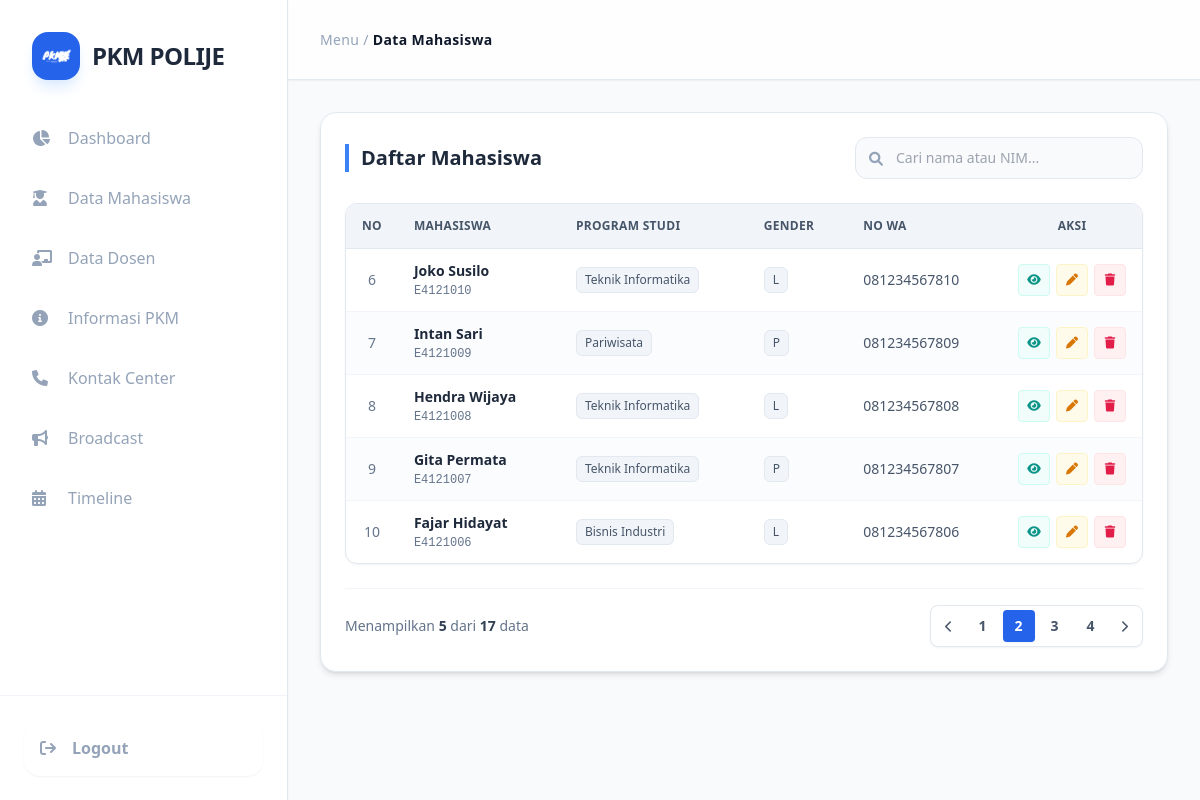
/admin_panel/data_mahasiswa.php?halaman=2 (signed in), run on the app's committed database.
### tables this page shows
CREATE TABLE `user_mahasiswa` (
  `id` int NOT NULL,
  `nama_lengkap` varchar(100) NOT NULL,
  `nim` varchar(20) NOT NULL,
  `email_polije` varchar(100) NOT NULL,
  `no_whatsapp` varchar(20) NOT NULL,
  `gender` enum('L','P') NOT NULL,
  `jurusan` enum('PP','TP','PETERNAKAN','MNA','TI','BKP','KESEHATAN','TEKNIK','BISNIS') NOT NULL,
  `program_studi` varchar(100) NOT NULL,
  `angkatan` year NOT NULL,
  `password` varchar(255) NOT NULL,
  `khs_image` varchar(255) DEFAULT NULL,
  `created_at` timestamp NULL DEFAULT CURRENT_TIMESTAMP
);

### admin_panel/data_mahasiswa.php (the view, shortened to what this page needs)
<?php
include '../koneksi/koneksi.php';
$batas = 5;
$halaman = isset($_GET['halaman']) ? (int)$_GET['halaman'] : 1;
$halaman_awal = ($halaman > 1) ? ($halaman * $batas) - $batas : 0;
try {
    $query_total = $pdo->query("SELECT COUNT(*) FROM user_mahasiswa");
    $total_data = $query_total->fetchColumn();
    $total_halaman = ceil($total_data / $batas);
    $query = "SELECT * FROM user_mahasiswa ORDER BY id DESC LIMIT :start, :limit";
    $stmt = $pdo->prepare($query);
    $stmt->bindValue(':start', (int) $halaman_awal, PDO::PARAM_INT);
    $stmt->bindValue(':limit', (int) $batas, PDO::PARAM_INT);
    $stmt->execute();
    $mahasiswa_list = $stmt->fetchAll();
    $prev = $halaman - 1;
    $next = $halaman + 1;
} catch (PDOException $e) {
    die("Gagal mengambil data: " . $e->getMessage());
}
?>
<!DOCTYPE html>
<html lang="en">
<head>
    <script src="https://cdn.tailwindcss.com"></script>
    <link href="https://cdnjs.cloudflare.com/ajax/libs/font-awesome/6.0.0/css/all.min.css" rel="stylesheet">
</head>
<body class="bg-slate-50 font-sans text-slate-700 overflow-hidden">
    <div class="flex h-screen w-full">
        <aside class="w-72 bg-white border-r border-slate-200 flex flex-col flex-shrink-0 z-40 shadow-sm">
            <div class="p-8">
                <div class="flex items-center gap-3 group cursor-pointer">
                    <div class="w-12 h-12 bg-blue-600 rounded-2xl flex items-center justify-center shadow-lg shadow-blue-100 overflow-hidden transition-all duration-500 group-hover:rotate-[360deg] group-hover:scale-110">
                        <img src="./image/logoPKM.png" alt="Logo" class="w-8 h-8 object-contain brightness-0 invert" onerror="this.style.display='none'; this.insertAdjacentHTML('afterend', '<i class=\'fa-solid fa-graduation-cap text-white text-xl\'></i>');">
                    </div>
                    <h1 class="text-2xl font-bold text-slate-800 tracking-tight">PKM POLIJE</h1>
                </div>
            </div>
            <nav class="flex-1 px-4 space-y-2 overflow-y-auto">
                <a href="./dasboard.php" class="flex items-center gap-4 px-4 py-3.5 text-slate-400 hover:bg-slate-50 hover:text-blue-600 rounded-2xl transition-all duration-300 hover:pl-7">
                    <i class="fa-solid fa-chart-pie w-5"></i> Dashboard
                </a>
                <a href="./data_mahasiswa.php" class="flex items-center gap-4 px-4 py-3.5 text-slate-400 hover:bg-slate-50 hover:text-blue-600 rounded-2xl transition-all duration-300 hover:pl-7">
                    <i class="fa-solid fa-user-graduate w-5"></i> Data Mahasiswa
                </a>
                <a href="./data_dosen.php" class="flex items-center gap-4 px-4 py-3.5 text-slate-400 hover:bg-slate-50 hover:text-blue-600 rounded-2xl transition-all duration-300 hover:pl-7">
                    <i class="fa-solid fa-chalkboard-user w-5"></i> Data Dosen
                </a>
                <a href="./informasi_pkm.php" class="flex items-center gap-4 px-4 py-3.5 text-slate-400 hover:bg-slate-50 hover:text-blue-600 rounded-2xl transition-all duration-300 hover:pl-7">
                    <i class="fa-solid fa-circle-info w-5"></i> Informasi PKM
                </a>
                <a href="./kontak_center.php" class="flex items-center gap-4 px-4 py-3.5 text-slate-400 hover:bg-slate-50 hover:text-blue-600 rounded-2xl transition-all duration-300 hover:pl-7">
                    <i class="fa-solid fa-phone w-5"></i> Kontak Center
                </a>
                <a href="./broadcast.php" class="flex items-center gap-4 px-4 py-3.5 text-slate-400 hover:bg-slate-50 hover:text-blue-600 rounded-2xl transition-all duration-300 hover:pl-7">
                    <i class="fa-solid fa-bullhorn w-5"></i> Broadcast
                </a>
                <a href="./timeline.php" class="flex items-center gap-4 px-4 py-3.5 text-slate-400 hover:bg-slate-50 hover:text-blue-600 rounded-2xl transition-all duration-300 hover:pl-7">
                    <i class="fa-solid fa-calendar-days w-5"></i> Timeline
                </a>
            </nav>
            <div class="p-6 border-t border-slate-100">
                <a href="../login_user/proses_logout_user.php">
                <button class="flex items-center gap-4 w-full px-4 py-4 text-slate-400 hover:text-white hover:bg-red-500 rounded-2xl transition-all duration-300 group shadow-sm active:scale-95">
                    <i class="fa-solid fa-arrow-right-from-bracket group-hover:-translate-x-1 transition-transform font-bold"></i>
                    <span class="font-bold">Logout</span>
                </button></a>
            </div>
        </aside>
        <div class="flex-1 flex flex-col h-screen overflow-hidden bg-slate-50">
            <header class="h-20 bg-white/80 backdrop-blur-md sticky top-0 z-30 flex items-center px-8 border-b border-slate-200 shadow-sm">
                <div class="text-slate-400 text-sm font-medium tracking-wide">
                    Menu / <span class="text-slate-900 font-bold">Data Mahasiswa</span>
                </div>
            </header>
            <main class="flex-1 p-6 md:p-8 overflow-y-auto">
            <div class="bg-white p-6 rounded-2xl border border-slate-200 shadow-md animate-fade-up w-full max-w-6xl mx-auto">
        <div class="flex flex-col md:flex-row justify-between items-center mb-6 gap-4">
            <h2 class="text-xl font-bold text-slate-800 border-l-4 border-blue-500 pl-3">Daftar Mahasiswa</h2>
            <div class="relative w-full md:w-72">
                <input type="text" id="searchInput" placeholder="Cari nama atau NIM..." class="w-full pl-10 pr-4 py-2.5 bg-slate-50 border border-slate-200 rounded-xl text-sm focus:outline-none focus:ring-2 focus:ring-blue-500 transition-all text-slate-600 focus:bg-white">
                <i class="fa-solid fa-magnifying-glass absolute left-3.5 top-3 text-slate-400 text-sm"></i>
            </div>
        </div>
        <div class="rounded-xl border border-slate-200 mb-6 overflow-hidden shadow-sm">
            <table class="w-full text-left text-sm">
                <thead class="bg-slate-100 text-slate-600 text-xs uppercase font-bold tracking-wide border-b border-slate-200">
                    <tr>
                        <th class="px-4 py-3.5 text-center w-12">No</th>
                        <th class="px-4 py-3.5">Mahasiswa</th>
                        <th class="px-4 py-3.5">Program Studi</th>
                        <th class="px-4 py-3.5">Gender</th>
                        <th class="px-4 py-3.5">No WA</th>
                        <th class="px-4 py-3.5 text-center w-28">Aksi</th>
                    </tr>
                </thead>
                <tbody class="divide-y divide-slate-100">
                    <?php
                    $no = $halaman_awal + 1;
                    if (count($mahasiswa_list) > 0):
                        foreach ($mahasiswa_list as $row):
                    ?>
                    <tr class="hover:bg-blue-50/40 transition-colors duration-200 even:bg-slate-50/60">
                        <td class="px-4 py-3 text-center text-slate-500 font-medium"><?php echo $no++; ?></td>
                        <td class="px-4 py-3">
                            <div class="font-bold text-slate-800"><?php echo htmlspecialchars($row['nama_lengkap']); ?></div>
                            <div class="text-xs text-slate-500 font-mono mt-0.5"><?php echo htmlspecialchars($row['nim']); ?></div>
                        </td>
                        <td class="px-4 py-3 text-slate-600">
                            <span class="inline-flex items-center px-2 py-1 rounded-md bg-slate-100 border border-slate-200 text-xs font-medium">
                                <?php echo htmlspecialchars($row['program_studi']); ?>
                            </span>
                        </td>
                        <td class="px-4 py-3 text-slate-600">
                            <span class="inline-flex items-center px-2 py-1 rounded-md bg-slate-100 border border-slate-200 text-xs font-medium">
                                <?php echo htmlspecialchars($row['gender']); ?>
                            </span>
                        </td>
                        <td class="px-4 py-3 text-slate-600"><?php echo htmlspecialchars($row['no_whatsapp']); ?></td>
                        <td class="px-4 py-3">
                            <div class="flex items-center justify-center gap-1.5">
                                <a href="../detail_riwayat/detail_mahasiswa.php?id=<?php echo $row['id']; ?>"
                                    class="w-8 h-8 rounded bg-teal-50 text-teal-600 hover:bg-teal-500 hover:text-white flex items-center justify-center transition-all border border-teal-100"
                                    title="Detail">
                                        <i class="fa-solid fa-eye text-xs"></i>
                                    </a>
                                <a href="../edit/edit_mahasiswa.php?id=<?php echo $row['id']; ?>"
                                        class="w-8 h-8 rounded bg-amber-50 text-amber-600 hover:bg-amber-500 hover:text-white flex items-center justify-center transition-all border border-amber-100"
                                        title="Edit">
                                            <i class="fa-solid fa-pen text-xs"></i>
                                        </a>
                                <a href="../proses_hapus/hapus_data_mahasiswa.php?id=<?php echo $row['id']; ?>"
                                    onclick="return confirm('Apakah Anda yakin ingin menghapus data mahasiswa ini?')"
                                    class="w-8 h-8 rounded bg-rose-50 text-rose-600 hover:bg-rose-500 hover:text-white flex items-center justify-center transition-all border border-rose-100"
                                    title="Hapus">
                                        <i class="fa-solid fa-trash text-xs"></i>
                                    </a>
                            </div>
                        </td>
                    </tr>
                    <?php
                        endforeach;
                    else:
                    ?>
                    <tr>
                        <td colspan="5" class="px-4 py-10 text-center text-slate-400 italic">Belum ada data mahasiswa terdaftar.</td>
                    </tr>
                    <?php endif; ?>
                </tbody>
            </table>
        </div>
        <div class="flex flex-col md:flex-row justify-between items-center gap-4 text-sm text-slate-500 border-t border-slate-100 pt-4">
            <div>
                Menampilkan <span class="font-bold text-slate-700"><?php echo count($mahasiswa_list); ?></span>
                dari <span class="font-bold text-slate-700"><?php echo $total_data; ?></span> data
            </div>
            <div class="flex items-center gap-1 bg-white p-1 rounded-lg border border-slate-200 shadow-sm">
                <a href="?halaman=<?php echo ($halaman > 1) ? $prev : 1; ?>"
                class="px-2.5 py-1.5 rounded hover:bg-slate-100 <?php echo ($halaman <= 1) ? 'text-slate-300 pointer-events-none' : 'text-slate-600'; ?>">
                    <i class="fa-solid fa-chevron-left text-xs"></i>
                </a>
                <?php for($x=1; $x<=$total_halaman; $x++): ?>
                    <a href="?halaman=<?php echo $x; ?>"
                    class="w-8 h-8 flex items-center justify-center rounded font-bold transition-all <?php echo ($halaman == $x) ? 'bg-blue-600 text-white shadow-sm' : 'hover:bg-slate-100 text-slate-600'; ?>">
                        <?php echo $x; ?>
                    </a>
                <?php endfor; ?>
                <a href="?halaman=<?php echo ($halaman < $total_halaman) ? $next : $total_halaman; ?>"
                class="px-2.5 py-1.5 rounded hover:bg-slate-100 <?php echo ($halaman >= $total_halaman) ? 'text-slate-300 pointer-events-none' : 'text-slate-600'; ?>">
                    <i class="fa-solid fa-chevron-right text-xs"></i>
                </a>
            </div>
        </div>
    </div>
</main>
        </div>
    </div>
</body>
</html>

### admin_panel/data_mahasiswa.php (style rules this page uses)
.animate-fade-up { animation: fadeInUp 0.6s ease-out forwards; }

### data on the page
user_mahasiswa: nama_lengkap "Joko Susilo", nim "E4121010", program_studi "Teknik Informatika", gender "L", no_whatsapp "081234567810"
user_mahasiswa: nama_lengkap "Intan Sari", nim "E4121009", program_studi "Pariwisata", gender "P", no_whatsapp "081234567809"
user_mahasiswa: nama_lengkap "Hendra Wijaya", nim "E4121008", program_studi "Teknik Informatika", gender "L", no_whatsapp "081234567808"
user_mahasiswa: nama_lengkap "Gita Permata", nim "E4121007", program_studi "Teknik Informatika", gender "P", no_whatsapp "081234567807"
user_mahasiswa: nama_lengkap "Fajar Hidayat", nim "E4121006", program_studi "Bisnis Industri", gender "L", no_whatsapp "081234567806"

### other printed values
count($mahasiswa_list) "5"
$total_data "17"
